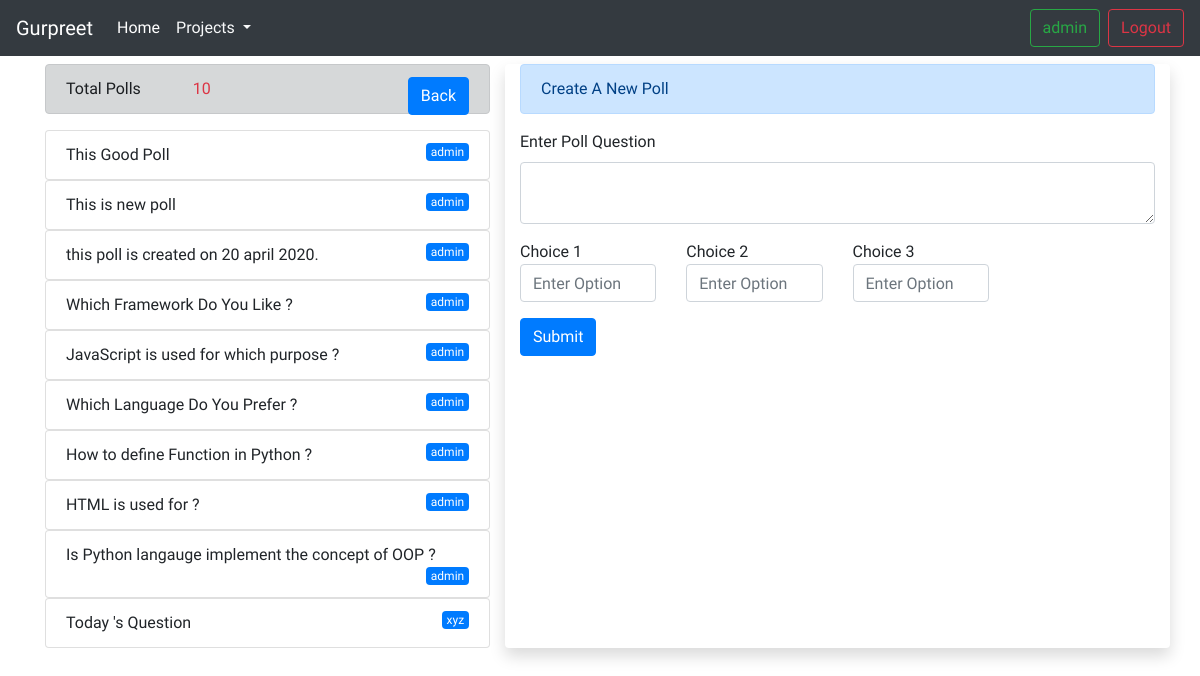
Screenshot of /poll/ (signed in) with the database file from the repository.
### poll/models.py (models this page shows, shortened)
class CommonInfo(models.Model):
    created_on = models.DateTimeField(auto_now_add=True,null=True)
    updated_on = models.DateTimeField(auto_now = True,null=True)
    class Meta :
        abstract = True
        ordering = ['-created_on']
    """
    Abstract base classes are useful when you want to put some common information into a number of other models. You write your base class and put abstract=True in the Meta class. This model will then not be used to create any database table.
    """

class Question(CommonInfo):
    created_by = models.ForeignKey(User,on_delete=models.CASCADE)
    title = models.TextField(null=True)
    """

    The reason the reverse is a queryset is, ForeignKey is 1-to-many relationship. Hence, the reverse is a queryset
    The _set object is made available when related_name is not specified.

     """

### poll/decorators.py (the view)
    def wrapper_func(request,*args,**kwargs):
        group = None
        if request.user.groups.exists():
            group = request.user.groups.all()[0].name
        if group == "user":
            messages.info(request,"Only Admin Can Access This Page !!!!.")
            return redirect("total_polls")
        if group == "admin":
            return view_func(request,*args,**kwargs)
        if group == None:
            messages.info(request,"Please Login First !!!!.")
            return redirect("total_polls")

### poll/forms.py
class Question_Form(forms.ModelForm):
    class Meta :
        model = Question
        fields = ['title']

### d_forms/processors.py (called while the page is built)
def context_blog(request):
    blog  = Blog.objects.all()
    context = {'context_data': blog}
    return {'context_data': blog}

### poll/views.py (called while the page is built, shortened)
@login_required(login_url="login")
@admin_only
def index(request):
    recent_question = Question.objects.all().order_by('-created_on')
    total = Question.objects.count()
    choice_form = [Choice_Form(prefix=str(x),instance=Choice()) for x in range(1,4)]
    question_form = Question_Form()
    context = {
        "question_form":question_form,
        "choice_form":choice_form,
        "recent_question": recent_question,
        "total":total
        }
    return render(request,"poll/index.html",context)

### poll/templates/poll/index.html (shortened to what this page needs)
{% extends "poll/layout.html"%}
{% block body %}
{% load widget_tweaks %}
    <div class="container">
        <div class="row mt-2">
            <div class="col-md-5">
                <div class="alert alert-dark" >
                    Total Polls     <span class="text-danger ml-5"> {{total}} </span>
                      <a href="{% url 'total_polls' %}" class="btn btn-primary float-right"> Back</a>
                </div>
                {% for i in recent_question|slice:"0:10" %}
                <ul class="list-group ">
                    <li class="list-group-item"> {{i.title}}  <span class="badge badge-primary float-right font-weight-normal">{{i.created_by}}</span> </li>
                </ul>
                {% endfor %}
            </div>
            <div class="col-md-7 shadow bg-white rounded">
                <div class="alert alert-primary" role="alert">
                    Create A New Poll
                </div>
            <form action="" method="Post">
                <div class="form-group">
                    <label for="">Enter Poll Question</label>
                    {% render_field question_form.title|attr:"rows:2" class="form-control" %}
                </div>
                <div class="row">
                    {% for i in choice_form %}
                        <div class="col-md-3">
                            Choice {{ forloop.counter }}
                            {% render_field i.text class="form-control"    placeholder="Enter Option " %}
                        </div>
                    {% endfor %}
                </div>
                <button type="submit" class="btn btn-primary mt-3  ">Submit</button>
            </form>
            </div>
        </div>
    </div>
 {% endblock body%}

### poll/templates/poll/layout.html (shortened to what this page needs)
<!DOCTYPE html>
<html lang="en">
<head>
    <link rel="stylesheet" href="https://stackpath.bootstrapcdn.com/bootstrap/4.4.1/css/bootstrap.min.css">
</head>
<body>
        <nav class="navbar navbar-expand-lg navbar-dark bg-dark">
            <a class="navbar-brand" href="#">Gurpreet</a>
            <div class="collapse navbar-collapse" id="navbarTogglerDemo03">
                <ul class="navbar-nav mr-auto mt-2 mt-lg-0">
                    <li class="nav-item active">
                        <a class="nav-link" href="{% url "blog_index" %}">Home </a>
                    </li>
                    <li class="nav-item dropdown">
                        <a class="nav-link dropdown-toggle text-light" href="#" id="navbarDropdownMenuLink" role="button" data-toggle="dropdown" aria-haspopup="true" aria-expanded="false">
                        Projects
                        </a>
                    </li>
                </ul>
                <form class="form-inline my-2 my-lg-0">
                {% if request.user.is_authenticated %}
                    <a href="#" class="btn btn-outline-success my-2 mx-2 my-sm-0"> {{request.user}}</a>
                    <a href="{% url 'logout'%}" class="btn btn-outline-danger my-2 my-sm-0"> Logout</a>
                {% else %}
                    <a href="{% url 'login'%}" class="btn btn-outline-success mx-2 my-2 my-sm-0"> Login</a>
                    <a href="{% url 'signup'%}" class="btn btn-outline-info my-2 my-sm-0"> Signup</a>
                {% endif %}
                </form>
            </div>
        </nav>
        {% block body %}  {% endblock body%}
</body>
</html>

### rows the page displays
Question: title "This Good Poll", created_by "admin"
Question: title "This is new poll", created_by "admin"
Question: title "this poll is created on 20 april 2020.", created_by "admin"
Question: title "Which Framework Do You Like ?", created_by "admin"
Question: title "JavaScript is used for which purpose ?", created_by "admin"
Question: title "Which Language Do You Prefer ?", created_by "admin"
Question: title "How to define Function in Python ?", created_by "admin"
Question: title "HTML is used for ?", created_by "admin"
Question: title "Is Python langauge implement the concept of OOP ?", created_by "admin"
Question: title "Today 's Question", created_by "xyz"

### other values shown
{{ request.user }} "admin"
{{ total }} "10"
